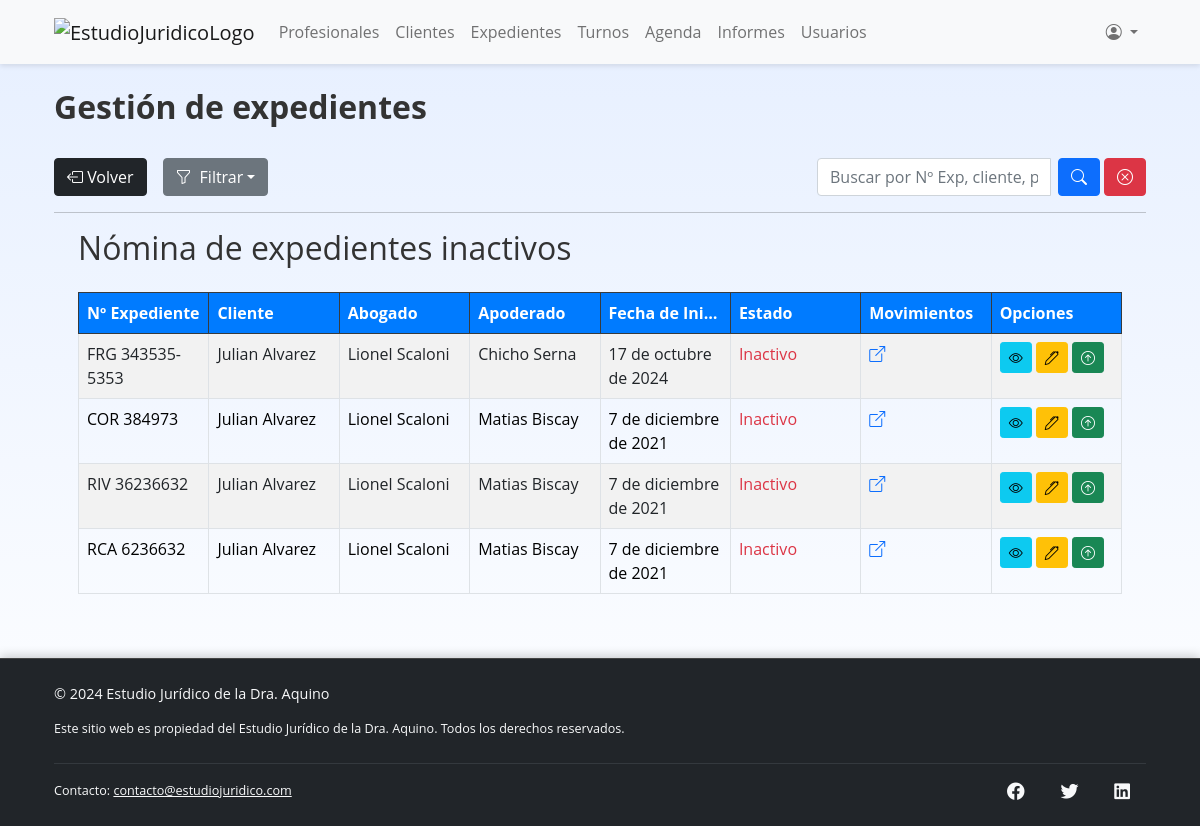
/expedientes/expedientes-inactivos (signed in), run on the app's committed database.
### expedientes/models.py (models this page shows, shortened)
class Expediente(models.Model):
    cliente = models.ForeignKey(Cliente, on_delete=models.CASCADE, related_name="expedientes")
    profesional = models.ForeignKey(Profesional, on_delete=models.CASCADE, related_name="expedientes")
    numero_expediente = models.CharField('Nº del expediente', max_length=50, primary_key=True, unique=True)
    caratula = models.TextField(max_length=500, null=True, blank=True)
    jurisdiccion = models.CharField('Jurisdicción', max_length=250, null=True, blank=True)
    dependencia = models.CharField(max_length=250, null=True, blank=True)
    apoderado = models.CharField(max_length=250, null=True, blank=True)
    fecha_inicio = models.DateField(null=True, blank=True)
    fecha_finalizacion = models.DateField(null=True, blank=True)
    asunto = models.CharField(max_length=250, null=True, blank=True)
    estado = models.BooleanField(default=True)
    tipo_expediente = models.CharField('Tipo de expediente', max_length=3, choices=TIPOS_EXPEDIENTE, null=True, blank=True)

### clientes/models.py (models this page shows)
class Cliente(models.Model):
    nombre = models.CharField(max_length=60, blank=False)
    apellido = models.CharField(max_length=60, blank=False)
    dni = models.CharField('DNI', max_length=8, primary_key=True, unique=True, validators=[validar_dni], blank=False)
    estado = models.BooleanField(default=True)
    fecha_ingreso = models.DateField('Fecha de ingreso')
    fecha_nacimiento = models.DateField('Fecha de nacimiento', blank=True, null=True, validators=[validar_fecha_nacimiento])
    nacionalidad = models.CharField('Nacionalidad', max_length=50)
    ocupacion = models.CharField('Ocupación', max_length=50, blank=True, null=True)
    lugar_laboral = models.CharField('Lugar laboral', max_length=100, blank=True, null=True)
    años_aportes = models.IntegerField('Años de aportes', default=None, blank=True, null=True)
    domicilio = models.CharField(max_length=250, null=True, blank=True)
    cod_postal = models.CharField('Codigo postal', max_length=4, null=True, blank=True, validators=[validar_codPostal])
    telefono = models.CharField(max_length=10, null=True, validators=[validar_telefono])
    email = models.EmailField(max_length=250, null=True, blank=True)
    @property
    def full_name(self):
        return f"{self.nombre} {self.apellido}"
    def __str__(self):
        return self.full_name

### profesionales/models.py (models this page shows)
class Profesional(models.Model):
    nombre = models.CharField(max_length=60)
    apellido = models.CharField(max_length=60)
    dni = models.CharField('DNI', max_length=8, primary_key=True, unique=True, validators=[validar_dni])  # PK y de valor único
    idMatriculaProf = models.CharField('Nº de matricula del profesional', max_length=50, unique=True)
    foto = models.ImageField('Foto', upload_to='images/', null=True, blank=True)
    especialidad = models.CharField(max_length=200, choices=ESPECIALIDADES, null=True, blank=True)
    estado = models.BooleanField(default=True)
    fecha_ingreso = models.DateField('Fecha de ingreso')
    fecha_egreso = models.DateField('Fecha de egreso', null=True, blank=True)
    motivo_egreso = models.TextField('Motivo de egreso', max_length=250, null=True, blank=True)
    domicilio = models.CharField(max_length=250, null=True, blank=True)
    cod_postal = models.CharField('Codigo Postal', max_length=4, null=True, blank=True)
    telefono = models.CharField(max_length=10, null=True, validators=[validar_telefono])
    email = models.EmailField(max_length=250, null=True, blank=True)
    class Meta:
        verbose_name_plural = 'Profesionales'
    @property
    def full_name(self):
        return f"{self.nombre} {self.apellido}"
    def __str__(self):
        return self.full_name

### expedientes/views.py (the view, shortened to what this page needs)
# urls.py: path("expedientes-inactivos", ListExpedienteInactivo.as_view(), name="expedientes-inactivos"),
class ListExpedienteInactivo(LoginRequiredMixin, ListView):
    model = Expediente
    template_name = 'expedientes/expedientes-inactivos.html'
    context_object_name = 'expedientes'
    paginate_by = 10
    def get_queryset(self):
        queryset = super().get_queryset().filter(estado=False)
        if self.request.user.rol == 'Abogado':
            queryset = queryset.filter(profesional=self.request.user.profesional)
        if self.request.user.rol == 'Secretaria':
            queryset = queryset.filter(profesional=self.request.user.secretaria.profesional)
        query = self.request.GET.get('q')
        order = self.request.GET.get('order')
        if order == 'apellido_asc':
            queryset = queryset.order_by('cliente__apellido')
        elif order == 'apellido_desc':
            queryset = queryset.order_by('-cliente__apellido')
        elif order == 'fecha_inicio_asc':
            queryset = queryset.order_by('fecha_inicio')
        elif order == 'fecha_inicio_desc':
            queryset = queryset.order_by('-fecha_inicio')
        elif order == 'apellido_pro_asc':
            queryset = queryset.order_by('profesional__apellido')
        elif order == 'apellido_pro_desc':
            queryset = queryset.order_by('-profesional__apellido')
        return queryset
    def get_context_data(self, **kwargs):
        context = super().get_context_data(**kwargs)
        context['q'] = self.request.GET.get('q', '')
        context['order'] = self.request.GET.get('order', '')
        return context

### expedientes/templates/expedientes/expedientes-inactivos.html (shortened to what this page needs)
{% extends "main.html" %}
{% block content %}
<br>
<h2 class="text-start"><strong>Gestión de expedientes</strong></h2>
<br>
<div class="d-flex justify-content-between align-items-center mb-3">
    <div class="d-flex">
        <a href="{% url 'expedientes' %}" class="btn btn-dark me-3">
            <i class="bi bi-box-arrow-left"></i> Volver
        </a>
        <div class="dropdown">
            <button class="btn btn-secondary dropdown-toggle d-flex align-items-center" type="button"
                id="dropdownMenuButton" data-bs-toggle="dropdown" aria-expanded="false">
                <i class="bi bi-funnel me-2"></i>
                Filtrar
            </button>
        </div>
    </div>
    <form method="GET" action="{% url 'expedientes' %}" class="d-flex ml-auto">
        <div class="input-group">
            <input type="text" name="q" class="form-control me-2"
                placeholder="Buscar por Nº Exp, cliente, profesional..." value="{{ q }}">
            <button type="submit" class="btn btn-primary rounded" aria-label="Buscar">
                <i class="bi bi-search"></i>
            </button>
            <a href="{% url 'expedientes' %}" class="btn btn-danger ms-1 rounded" aria-label="Limpiar">
                <i class="bi bi-x-circle"></i>
            </a>
        </div>
    </form>
</div>
<hr>
<div class="container">
    <h2 class="mb-4">Nómina de expedientes inactivos</h2>
    <table class="table table-striped table-bordered">
        <thead class="table-dark">
            <tr>
                <th>Nº Expediente</th>
                <th>Cliente</th>
                <th>Abogado</th>
                <th>Apoderado</th>
                <th>Fecha de Inicio</th>
                <th>Estado</th>
                <th>Movimientos</th>
                <th>Opciones</th>
            </tr>
        </thead>
        <tbody>
            {% for expediente in expedientes %}
            <tr>
                <td>{{ expediente.numero_expediente }}</td>
                <td>{{ expediente.cliente }}</td>
                <td>{{ expediente.profesional }}</td>
                <td>{{ expediente.apoderado }}</td>
                <td>{{ expediente.fecha_inicio }}</td>
                <td>
                    {% if expediente.estado %}
                    <span class="text-success">Activo</span>
                    {% else %}
                    <span class="text-danger">Inactivo</span>
                    {% endif %}
                </td>
                <td>
                    <a href="{% url 'movimientos' expediente.numero_expediente %}"><i
                            class="bi bi-box-arrow-up-right"></i></i></a>
                </td>
                <td>
                    <a href="{% url 'expediente' expediente.numero_expediente %}" class="btn btn-info btn-sm">
                        <i class="bi bi-eye"></i>
                    </a>
                    {% if request.user.rol == "Admin" or request.user.rol == "Abogado" %}
                    <a href="{% url 'actualizar-expediente' expediente.numero_expediente %}"
                        class="btn btn-warning btn-sm">
                        <i class="bi bi-pen"></i>
                    </a>
                    <form id="darDeAltaForm" action="{% url 'dar-de-alta-expediente' expediente.numero_expediente %}"
                        method="post" style="display:inline;">
                        <button type="button" class="btn btn-success btn-sm" title="Dar de alta"
                            onclick="confirmarAlta();">
                            <i class="bi bi-arrow-up-circle"></i>
                        </button>
                    </form>
                    {% endif %}
                </td>
            </tr>
            {% empty %}
            <tr>
                <td colspan="6" class="text-center">No se encontraron expedientes inactivos.</td>
            </tr>
            {% endfor %}
        </tbody>
    </table>
</div>
{% endblock content %}

### static/styles/app.css (style rules this page uses)
table { table-layout: fixed; width: 100%; }
table th, table td { white-space: nowrap; text-overflow: ellipsis; overflow: hidden; }
table.table td { white-space: normal; word-wrap: break-word; max-width: 200px; vertical-align: top; }
body { background: linear-gradient(to bottom, #e6efff, #ffffff); background-attachment: fixed; font-family: 'Open Sans', sans-serif; color: #333; }
.table-striped > tbody > tr:nth-of-type(odd) { background-color: #ffffff; }
.table th { background-color: #007bff; color: white; }

### data on the page
Expediente: numero_expediente "FRG 343535-5353", cliente "Julian Alvarez", profesional "Lionel Scaloni", apoderado "Chicho Serna", fecha_inicio "17 de octubre de 2024", estado "Inactivo"
Expediente: numero_expediente "COR 384973", cliente "Julian Alvarez", profesional "Lionel Scaloni", apoderado "Matias Biscay", fecha_inicio "7 de diciembre de 2021", estado "Inactivo"
Expediente: numero_expediente "RIV 36236632", cliente "Julian Alvarez", profesional "Lionel Scaloni", apoderado "Matias Biscay", fecha_inicio "7 de diciembre de 2021", estado "Inactivo"
Expediente: numero_expediente "RCA 6236632", cliente "Julian Alvarez", profesional "Lionel Scaloni", apoderado "Matias Biscay", fecha_inicio "7 de diciembre de 2021", estado "Inactivo"
